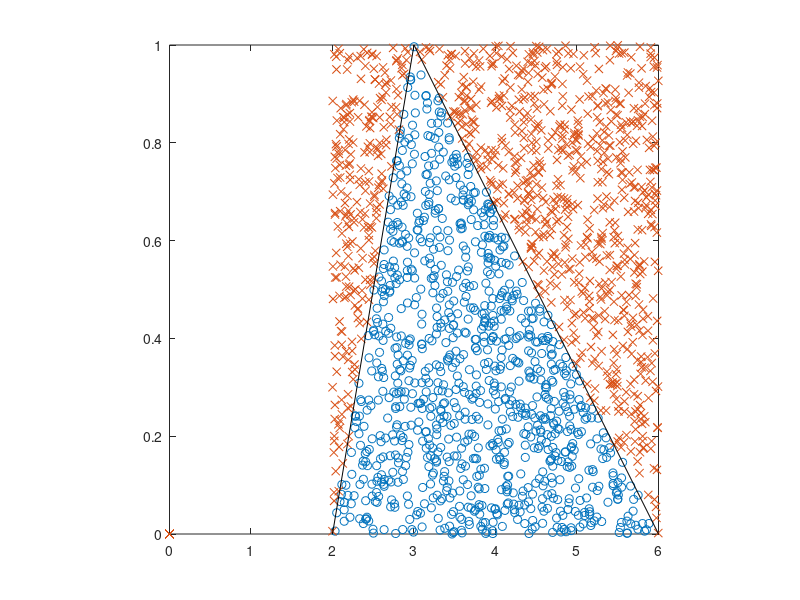
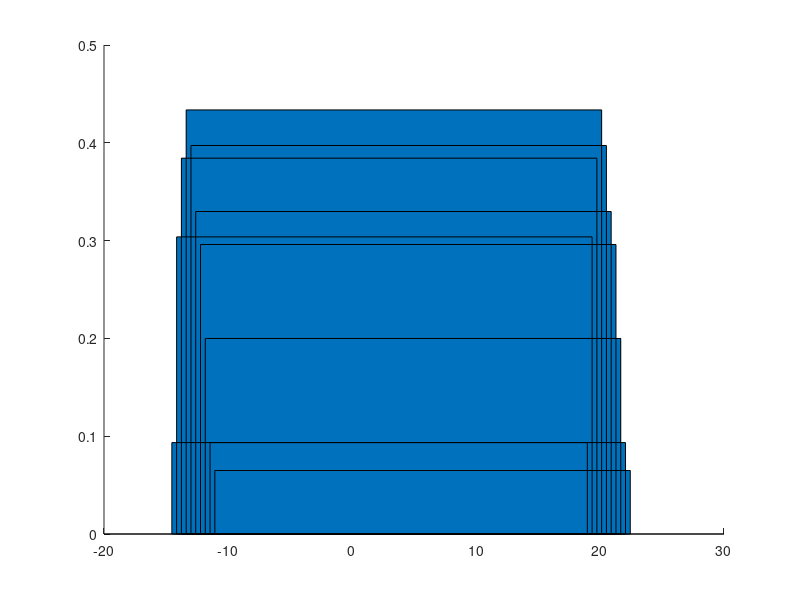

MATLAB code for these plots, in order: (Note: this script raises an error after producing the figures.)
% Example 4.4
% Computational Statistics Handbook with MATLAB, 2nd Edition
% Wendy L. and Angel R. Martinez
cla
clf('reset');
c = 1;   % constant 
n=1000;  % generate 100 rv's
% set up the arrays to store variates
x = zeros(1,n);  						% random variates
xy = zeros(1,n);						% corresponding y values
rej = zeros(1,n);						% rejected variates
rejy = zeros(1,n); % corresponding y values
irv=1;			
irej=1;
while irv <= n
   y = unifrnd(2,6);  % random number from g(y)
   u = rand(1);  % random number for comparison
   %if u <= 2*y/c;
   if  y <= 3 && u <= (y-2)/c;
      x(irv)=y;
      xy(irv) = u*c;
      irv=irv+1;
   elseif y > 3 && u <= (2 - y/3)/c;
      x(irv)=y;
      xy(irv) = u*c;
      irv=irv+1;
      
   else
             rej(irej)= y;
      rejy(irej) = (u*c); % really comparing u*c<=2*y
      irej = irej + 1;
   end
end

acc = irv/(irv+irej)
figure(1)
plot(x, xy, 'o', rej, rejy,'x');
axis square
hold on
%plot([0,1], [0,2], 'k');
% xx = 0:0.01:1;
% yy = 20.*xx.*(1-xx).^3;
% plot(xx,yy);
plot([2,3], [0,1], 'k');
plot([3,6], [1,0], 'k');

hold off

figure(2)
[fr, x] = hist(x);
h=x(2)-x(1);
bar(x,fr/(n*h),1,'W')
axis square
hold on
% xx = 0:0.01:1;
% yy = 20.*xx.*(1-xx).^3;
% plot(xx,yy);
plot([2,3], [0,0.5], 'k');
plot([3,6], [0.5,0], 'k');


hold off
